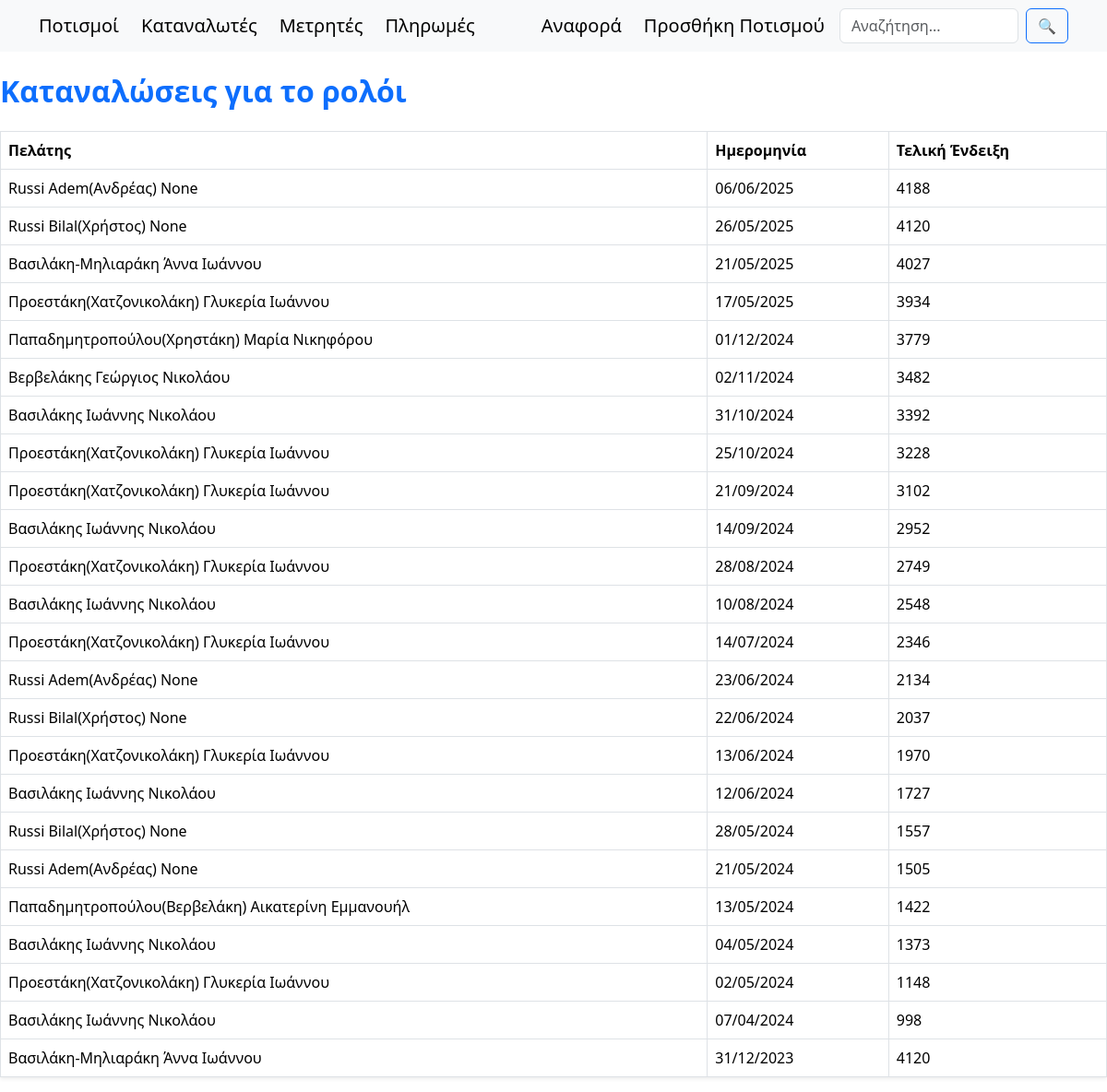
/counter/2/, run on an earlier commit of the app's database.
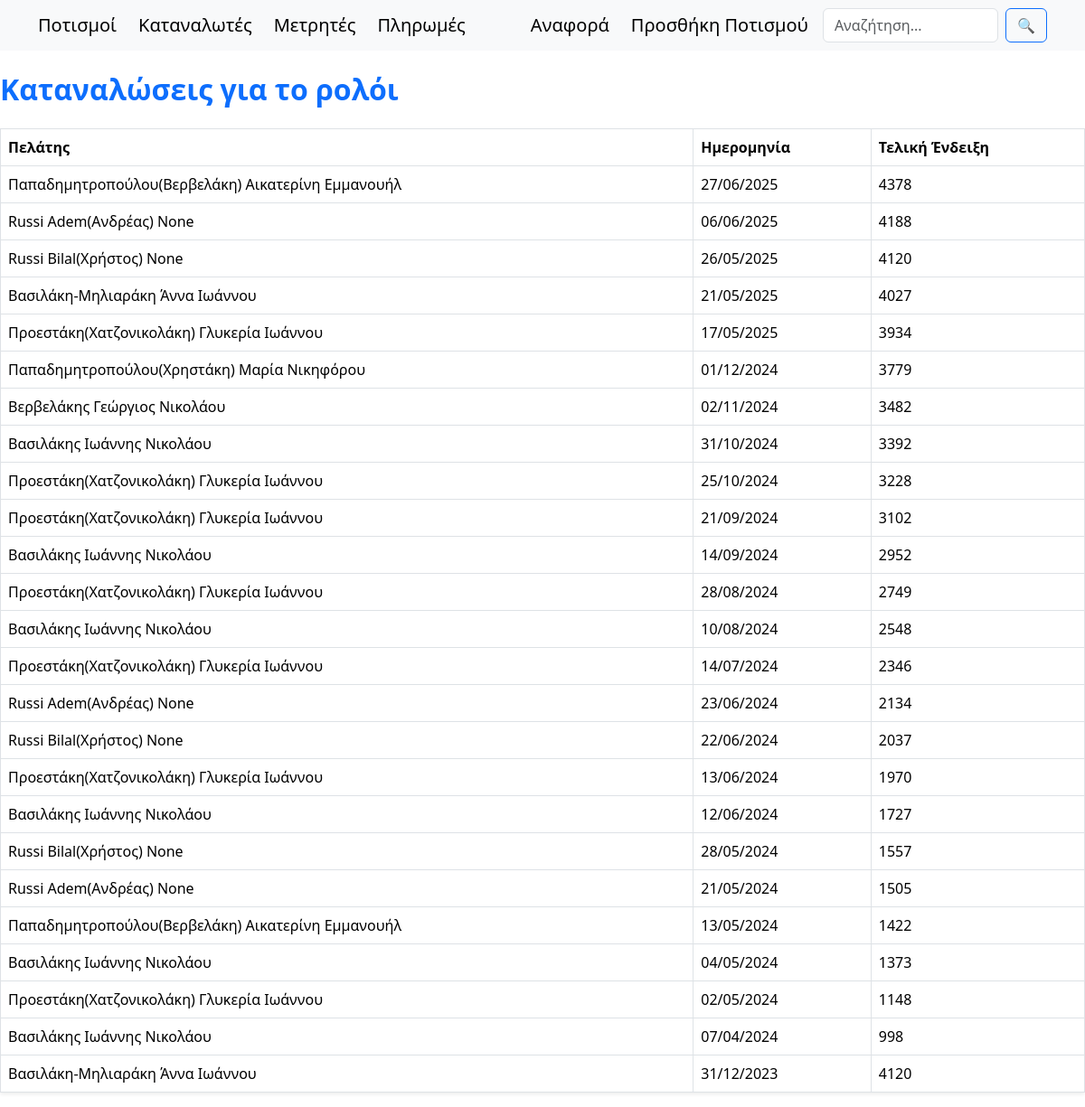
And on a later commit of the database.
### synet/models.py (models this page shows, shortened)
class WaterCons(models.Model):
    serialNumber = models.IntegerField(null=True, blank=True)
    date = models.DateField()
    counter = models.ForeignKey(Counters, on_delete=models.SET_NULL, null=True)
    customer = models.ForeignKey(Persons, on_delete=models.SET_NULL, null=True)
    finalIndication = models.IntegerField()
    initialIndication = models.IntegerField()
    intermediateIndication = models.IntegerField(null=True, blank=True)
    cubicMeters = models.IntegerField(null=True, blank=True)
    billableCubicMeters = models.IntegerField(null=True, blank=True)
    hydronomistsCubicMeters = models.DecimalField(max_digits=10, decimal_places=2, null=True, blank=True)
    costPerMeter = models.DecimalField(max_digits=10, decimal_places=2, null=True, blank=True, default=0.30)
    cost = models.DecimalField(max_digits=10, decimal_places=2, null=True, blank=True)
    hydronomistsRight = models.DecimalField(max_digits=10, decimal_places=2, null=True, blank=True)
    viberMsg = models.CharField(max_length=200, null=True, blank=True)
    notes = models.TextField( null=True,blank=True)
    field = models.ForeignKey(Fields, on_delete=models.SET_NULL, null=True, blank=True)
    receipt = models.ForeignKey("Paids", on_delete=models.SET_NULL, null=True, blank=True, related_name="watercons_receipts") # idΑπόδειξης (paids_id)

class Persons(models.Model):
    surname = models.CharField(max_length=100)
    name = models.CharField(max_length=100, null=True, blank=True)
    fathersName = models.CharField(max_length=100, null=True, blank=True)
    afm = models.CharField(max_length=9, null=True, blank=True, unique=True)
    phone = models.CharField(max_length=10, null=True, blank=True)
    member = models.BooleanField(default=True)  # Είναι μέλος του συνεταιρισμού
    payAsMember = models.BooleanField(default=True)  # Πληρώνει σαν μέλος του συνεταιρισμού
    isActive = models.BooleanField(default=False)  # Είναι ενεργός στον πολιτισμό
    aa = models.IntegerField(null=True, blank=True, unique=True)  # Αύξων αριθμός απόφασης ΔΣ 7/10/2000
    placeOfResidence = models.CharField(max_length=20, null=True, blank=True) # Τόπος διαμονής
    notes = models.CharField(max_length=100, null=True, blank=True)
    class Meta:
        unique_together = ('surname', 'name', 'fathersName')
        ordering = ['surname', 'name', 'fathersName']
    def __str__(self):
        return f"{self.surname} {self.name} {self.fathersName}".strip()  # Αφαιρεί επιπλέον κενά

### synet/views.py (the view)
# urls.py: path('counter/<int:pk>/', views.counter_detail, name='counter_detail'),
def counter_detail(request, pk):
    counter = get_object_or_404(Counters, pk=pk)
    consumptions = WaterCons.objects.filter(counter=counter).order_by('-date', '-finalIndication')
    return render(request, 'counter_detail.html', {
        'counter': counter,
        'consumptions': consumptions
    })

### templates/counter_detail.html (shortened to what this page needs)
{% extends "main.html" %}
{% block content %}
<h2 class="my-4">Καταναλώσεις για το ρολόι <strong>{{ counter.counter }}</strong></h2>
<div class="table-responsive">
    <table class="table table-bordered table-hover align-middle shadow-sm">
        <thead>
            <tr>
                <th>Πελάτης</th>
                <th>Ημερομηνία</th>
                <th>Τελική Ένδειξη</th>
            </tr>
        </thead>
        <tbody>
            {% for cons in consumptions %}
            <tr>
                <td>{{ cons.customer }}</td>
                <td>{{ cons.date|date:"d/m/Y" }}</td>
                <td>{{ cons.finalIndication }}</td>
            </tr>
            {% empty %}
            <tr>
                <td colspan="3" class="text-center">Δεν υπάρχουν καταναλώσεις.</td>
            </tr>
            {% endfor %}
        </tbody>
    </table>
</div>
{% endblock content %}

What changed in the data, as far as the page shows it:
added WaterCons: customer "Παπαδημητροπούλου(Βερβελάκη) Αικατερίνη Εμμανουήλ", date "27/06/2025", finalIndication "4378"
